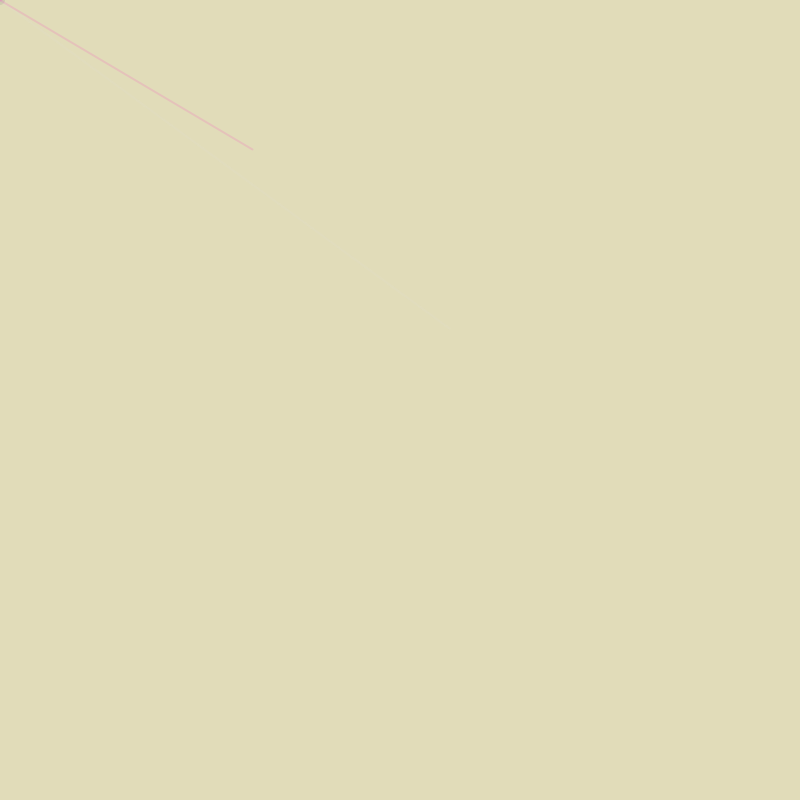
Frame 1 (no input)
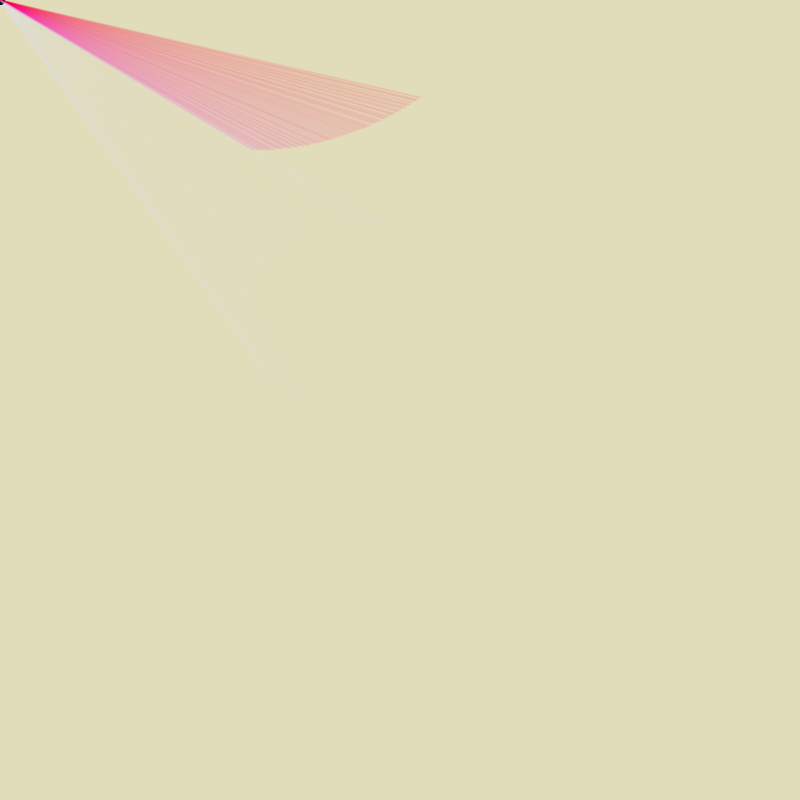
Frame 60 (the mouse pressed at the canvas centre just before this capture)
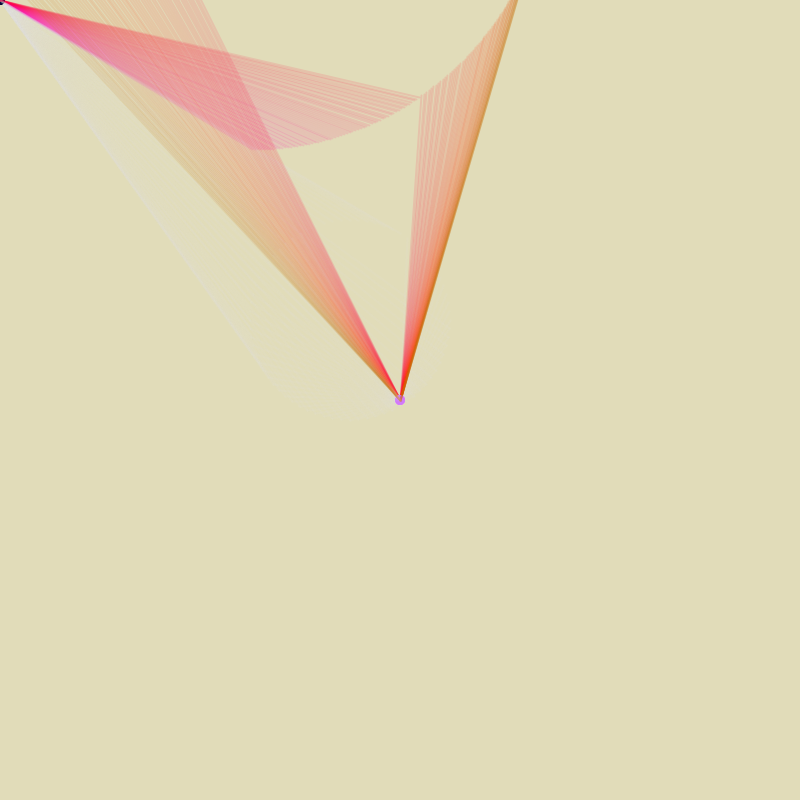
Frame 120 (the mouse held since frame 60 and released just before this capture)

The Processing sketch that drew these frames (run headless with seeded random() and noise(); from frame 60 on, the mouse is pressed at the canvas centre):

// Processing sketch: processing_135735
// ── processing_135735.pde

void setup() {
size(800,800);
background(225,220,185);

}
float a_radius = 100;
float a_angle = 0;
float a_x = cos(a_angle*PI/180)*a_radius;
float a_y = sin(a_angle*PI/180)*a_radius;
 
float b_radius = 150;
float b_angle = 0;
float b_x = cos(b_angle*PI/180)*b_radius;
float b_y = sin(b_angle*PI/180)*b_radius;
 
float c_radius = 80;
float c_angle = 0;
float c_x = cos(c_angle*PI/180)*c_radius;
float c_y = sin(c_angle*PI/180)*c_radius;
float n;

 
void draw() {
noStroke();
fill(mouseY*0.5,mouseY*0.3,mouseY*0.5+50,20);
ellipse(mouseX, mouseY,10,10);
n += 0.01;
a_angle = a_angle + 5;
float a_x = cos(a_angle*PI/180)*a_radius;
float a_y = sin(a_angle*PI/180)*a_radius;
strokeWeight(2);
stroke(225,30);
line(mouseX, mouseY, 350+a_x, 320+a_y);

stroke(cos(n)*255+100, -cos(n)*255+200, -sin(n)*250+200,30);
   
  line (mouseX, mouseY , x(sin(n))+250,y(cos(n))-150);
  line (mouseX, mouseY, x(-sin(n))+300,y(-cos(n))+100);
}
  float x (float n) {
  float is = 300 * n;
  return is;
}
 
float y (float n) {
  float is = 300 * n;
  return is;
}
